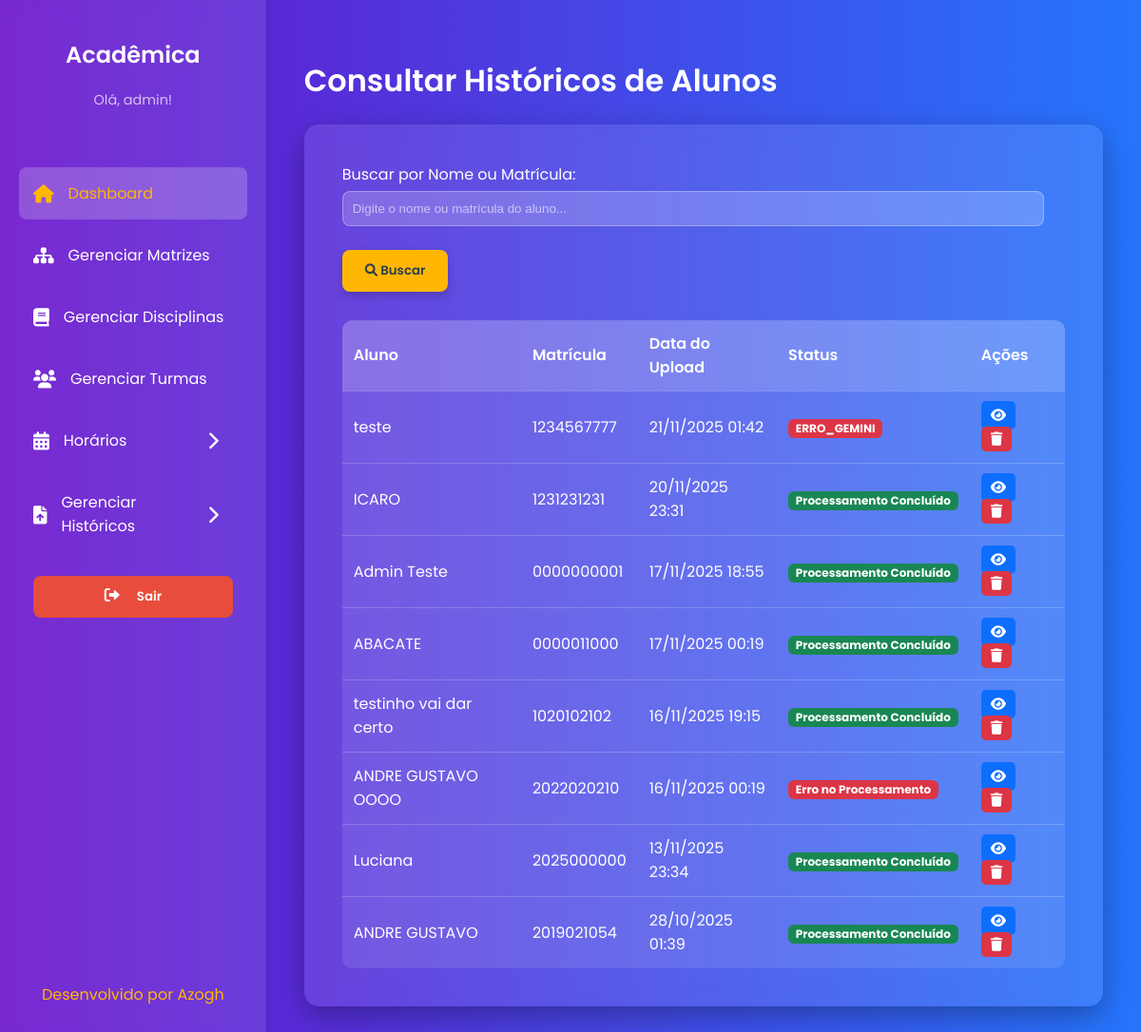
Page /historicos/consultar/ (signed in) on the committed database.
### core/models.py (models this page shows, shortened)
class Usuario(AbstractUser):
    gestao_inicio = models.DateField(
        null=True,
        blank=True,
        verbose_name="Início da Gestão"
    )
    portaria = models.CharField(
        max_length=15,
        null=True,
        blank=True,
        verbose_name="Número da Portaria"
    )
    groups = models.ManyToManyField(
        'auth.Group',
        related_name='core_usuarios',
        blank=True,
        help_text='The groups this user belongs to. A user will get all permissions granted to each of their groups.',
        related_query_name='core_usuario',
        verbose_name="Grupos de Usuário"
    )
    user_permissions = models.ManyToManyField(
        'auth.Permission',
        related_name='core_usuarios',
        blank=True,
        help_text='Specific permissions for this user.',
        related_query_name='core_usuario',
        verbose_name="Permissões de Usuário"
    )
    class Meta:
        db_table = 'USUARIO'
        verbose_name = "Usuário"
        verbose_name_plural = "Usuários"

### upload/models.py (models this page shows, shortened)
class Historico(models.Model):
    STATUS_CHOICES = [
        ('PENDENTE', 'Processamento Pendente'),
        ('CONCLUIDO', 'Processamento Concluído'),
        ('ERRO', 'Erro no Processamento'),
    ]
    aluno = models.ForeignKey(
        Aluno,
        on_delete=models.CASCADE,
        verbose_name="Aluno",
        related_name='historicos' # Permite consultar facilmente historicos do aluno
    )
    usuario = models.ForeignKey(
        Usuario,
        on_delete=models.SET_NULL, # Mantém o histórico mesmo que o coordenador seja excluído
        null=True,
        verbose_name="Coordenador Responsável"
    )
    data_upload = models.DateTimeField(
        auto_now_add=True,
        verbose_name="Data de Upload"
    )
    status = models.CharField(
        max_length=20,
        choices=STATUS_CHOICES,
        default='PENDENTE',
        verbose_name="Status de Processamento"
    )
    arquivo_original = models.FileField(
        upload_to='historicos/',
        null=True,
        blank=True,
        verbose_name="Arquivo PDF Original"
    )
    class Meta:
        db_table = 'HISTORICO'
        verbose_name = "Histórico Escolar"
        verbose_name_plural = "Históricos Escolares"

class Aluno(models.Model):
    nome = models.CharField(max_length=100)
    matricula = models.CharField(max_length=10, unique=True)
    curso = models.CharField(max_length=100, verbose_name="Curso de Ingresso")
    ano_ingresso = models.CharField(max_length=6, verbose_name="Ano de Ingresso")
    class Meta:
        db_table = 'ALUNO'
        verbose_name = "Aluno"
        verbose_name_plural = "Alunos"

### upload/views.py (the view)
# urls.py: path('historicos/consultar/', views.consultar_historicos, name='consultar_historicos'),
@login_required
def consultar_historicos(request):
    query = request.GET.get('q', '')
    historicos_list = Historico.objects.select_related('aluno').order_by('-data_upload')
    if query:
        historicos_list = historicos_list.filter(
            Q(aluno__nome__icontains=query) |      # Busca no nome do aluno
            Q(aluno__matricula__icontains=query) # Busca na matrícula
        )
    return render(request, 'upload/consultar_historicos.html', {
        'historicos': historicos_list, # Lista filtrada (ou completa)
        'query': query               # Envia o termo de volta para o template
    })

### upload/templates/upload/consultar_historicos.html (shortened to what this page needs)
{% extends 'core/base.html' %}
{% load static %}
{% block page_title %}Consultar Históricos de Alunos{% endblock %}
{% block content %}
<form method="GET" action="{% url 'upload:consultar_historicos' %}" class="form-container" style="margin-bottom: 30px;">
    <div class="form-row">
        <div class="form-group" style="flex-grow: 1;">
            <label for="id_q">Buscar por Nome ou Matrícula:</label>
            <input type="text" name="q" id="id_q" value="{{ query }}" placeholder="Digite o nome ou matrícula do aluno...">
        </div>
    </div>
    <div class="button-group">
        <button type="submit" class="cta-button">
            <i class="fas fa-search"></i> Buscar
        </button>
    </div>
</form>
<table>
    <thead>
        <tr>
            <th>Aluno</th>
            <th>Matrícula</th>
            <th>Data do Upload</th>
            <th>Status</th>
            <th>Ações</th>
        </tr>
    </thead>
    <tbody>
        {% for historico in historicos %}
        <tr>
            <td>{{ historico.aluno.nome }}</td>
            <td>{{ historico.aluno.matricula }}</td>
            <td>{{ historico.data_upload|date:"d/m/Y H:i" }}</td>
            <td>
                <span class="status-badge
                    {% if historico.status == 'CONCLUIDO' %}status-concluido
                    {% elif historico.status == 'PENDENTE' %}status-pendente
                    {% else %}status-erro
                    {% endif %}">
                    {{ historico.get_status_display }}
                </span>
            </td>
            <td class="action-buttons">
                <a href="{% url 'upload:consultar_historico_detalhe' pk=historico.pk %}" class="btn-view" title="Visualizar">
                    <i class="fas fa-eye"></i>
                </a>
                <form method="POST" action="{% url 'upload:excluir_historico' pk=historico.pk %}" style="display: inline;" onsubmit="return confirm('Tem certeza que deseja excluir este histórico?');">
                    <button type="submit" class="btn-delete" title="Excluir">
                        <i class="fas fa-trash"></i>
                    </button>
                </form>
            </td>
        </tr>
        {% endfor %}
    </tbody>
</table>
{% endblock %}

### core/templates/core/base.html (shortened to what this page needs)
{% load static %}
<!DOCTYPE html>
<html lang="pt-br">
<head>
    <link rel="stylesheet" href="https://cdnjs.cloudflare.com/ajax/libs/font-awesome/6.0.0-beta3/css/all.min.css">
</head>
<body>
    <div class="dashboard-container">
        <aside class="sidebar">
            <div class="sidebar-header">
                <h2>Acadêmica</h2>
                <p>Olá, {{ user.username }}!</p>
            </div>
            <nav class="sidebar-nav">
                <ul>
                    <li><a href="{% url 'painel' %}" class="active"><i class="fas fa-home"></i> Dashboard</a></li>
                    <li><a href="{% url 'listar_matrizes' %}"><i class="fas fa-sitemap"></i> Gerenciar Matrizes</a></li>
                    <li><a href="{% url 'listar_disciplinas' %}"><i class="fas fa-book"></i> Gerenciar Disciplinas</a></li>
                    <li><a href="{% url 'listar_turmas' %}"><i class="fas fa-users"></i> Gerenciar Turmas</a></li>
                    <li class="dropdown-container">
                        <a href="#" id="horarios-dropdown-toggle" class="dropdown-toggle">
                            <i class="fas fa-calendar-alt"></i>
                            <span>Horários</span>
                            <i class="fas fa-chevron-right arrow"></i>
                        </a>
                    </li>
                    <li class="dropdown-container">
                        <a href="#" id="historicos-dropdown-toggle" class="dropdown-toggle">
                            <i class="fas fa-file-upload"></i>
                            <span>Gerenciar Históricos</span>
                            <i class="fas fa-chevron-right arrow"></i>
                        </a>
                    </li>
                    <li><a href="{% url 'logout' %}" style="text-decoration: none; display: block; margin-bottom: 15px;">
            <button type="button" style="
                width: 100%;
                background-color: #e74c3c;
                color: white;
                border: none;
                padding: 12px;
                border-radius: 8px;
                cursor: pointer;
                font-weight: 600;
                transition: background 0.3s;
                font-family: 'Poppins', sans-serif;">
                <i class="fas fa-sign-out-alt"></i> Sair
            </button>
        </a></li>
                </ul>
            </nav>
            <div class="footer">
                <a href="#">Desenvolvido por Azogh</a>
            </div>
        </aside>
        <main class="main-content">
            <div class="header">
                <h1>{% block page_title %}{% endblock %}</h1>
            </div>
            <div class="content-card">
                {% block content %}{% endblock %}
            </div>
        </main>
    </div>
</body>
</html>

### core/templates/core/base.html (style rules this page uses)
:root { --primary-color-dark: #6a11cb; --primary-color-light: #2575fc; --accent-color: #ffb703; --accent-color-hover: #fb8500; --text-color: #fff; --container-bg: rgba(255, 255, 255, 0.1); }
body { font-family: 'Poppins', sans-serif; background: linear-gradient(to right, var(--primary-color-dark), var(--primary-color-light)); color: var(--text-color); margin: 0; padding: 0; min-height: 100vh; box-sizing: border-box; }
.dashboard-container { display: flex; min-height: 100vh; }
.sidebar { width: 250px; background-color: rgba(255, 255, 255, 0.1); backdrop-filter: blur(10px); padding: 20px; box-shadow: 2px 0 5px rgba(0, 0, 0, 0.1); display: flex; flex-direction: column; transition: transform 0.3s ease; }
.sidebar-header { text-align: center; margin-bottom: 30px; }
.sidebar-header h2 { font-size: 1.5em; font-weight: 600; }
.sidebar-header p { font-size: 0.9em; color: rgba(255, 255, 255, 0.7); }
.sidebar-nav ul { list-style: none; padding: 0; }
.sidebar-nav a { display: flex; align-items: center; color: #fff; text-decoration: none; padding: 15px; margin-bottom: 10px; border-radius: 8px; transition: all 0.3s ease; font-weight: 400; }
.sidebar-nav a i { margin-right: 15px; font-size: 1.2em; }
.sidebar-nav a:hover, .sidebar-nav a.active { background-color: rgba(255, 255, 255, 0.2); color: #ffb703; }
.dropdown-container { position: relative; }
.dropdown-toggle { display: flex; align-items: center; color: #fff; text-decoration: none; padding: 15px; margin-bottom: 10px; border-radius: 8px; transition: all 0.3s ease; font-weight: 400; cursor: pointer; }
.dropdown-toggle i { margin-right: 15px; font-size: 1.2em; }
.dropdown-toggle .arrow { margin-left: auto; transition: transform 0.3s ease; }
.footer { margin-top: auto; text-align: center; padding: 20px; }
.footer a { color: #ffb703; text-decoration: none; font-size: 1em; transition: color 0.3s ease; }
.main-content { flex-grow: 1; padding: 40px; display: flex; flex-direction: column; }
.content-card { background-color: rgba(255, 255, 255, 0.1); backdrop-filter: blur(10px); padding: 40px; border-radius: 15px; box-shadow: 0 10px 30px rgba(0, 0, 0, 0.3); }
h1, h2 { font-weight: 600; }
form { display: flex; flex-direction: column; gap: 15px; text-align: left; }
form .form-group { margin-bottom: 10px; }
form label { display: block; margin-bottom: 5px; font-weight: 400; }
form input, form select { width: calc(100% - 22px); padding: 10px; border-radius: 8px; border: 1px solid rgba(255, 255, 255, 0.3); background-color: rgba(255, 255, 255, 0.2); color: var(--text-color); box-sizing: border-box; }
form input::placeholder { color: rgba(255, 255, 255, 0.6); }
.cta-button, .cancel-button, .delete-button { display: inline-block; padding: 12px 24px; background-color: var(--accent-color); color: #2c3e50; text-decoration: none; border-radius: 8px; font-weight: 600; transition: all 0.3s ease; box-shadow: 0 4px 10px rgba(0, 0, 0, 0.2); text-align: center; cursor: pointer; border: none; font-family: 'Poppins', sans-serif; }
table { width: 100%; border-collapse: collapse; margin-top: 20px; background-color: rgba(255, 255, 255, 0.1); border-radius: 10px; overflow: hidden; }
th, td { padding: 12px; text-align: left; border-bottom: 1px solid rgba(255, 255, 255, 0.2); }
th { font-weight: 600; background-color: rgba(255, 255, 255, 0.15); }
tr:last-child td { border-bottom: none; }

### upload/templates/upload/consultar_historicos.html (style rules this page uses)
.action-buttons a, .action-buttons button { color: #fff; text-decoration: none; padding: 5px 10px; border-radius: 5px; margin-right: 5px; border: none; cursor: pointer; font-size: 0.9em; }
.btn-view { background-color: #0d6efd; }
.btn-delete { background-color: #dc3545; }
.status-badge { display: inline-block; padding: 0.35em 0.65em; font-size: .75em; font-weight: 700; line-height: 1; color: #fff; text-align: center; white-space: nowrap; vertical-align: baseline; border-radius: 0.375rem; }
.status-concluido { background-color: #198754; }
.status-erro { background-color: #dc3545; }

### rows in the picture
Usuario: username "admin"
Historico: aluno.nome "teste", aluno.matricula "1234567777", data_upload "21/11/2025 01:42", status "ERRO_GEMINI"
Historico: aluno.nome "ICARO", aluno.matricula "1231231231", data_upload "20/11/2025 23:31", status "Processamento Concluído"
Historico: aluno.nome "Admin Teste", aluno.matricula "0000000001", data_upload "17/11/2025 18:55", status "Processamento Concluído"
Historico: aluno.nome "ABACATE", aluno.matricula "0000011000", data_upload "17/11/2025 00:19", status "Processamento Concluído"
Historico: aluno.nome "testinho vai dar certo", aluno.matricula "1020102102", data_upload "16/11/2025 19:15", status "Processamento Concluído"
Historico: aluno.nome "ANDRE GUSTAVO OOOO", aluno.matricula "2022020210", data_upload "16/11/2025 00:19", status "Erro no Processamento"
Historico: aluno.nome "Luciana", aluno.matricula "2025000000", data_upload "13/11/2025 23:34", status "Processamento Concluído"
Historico: aluno.nome "ANDRE GUSTAVO", aluno.matricula "2019021054", data_upload "28/10/2025 01:39", status "Processamento Concluído"
